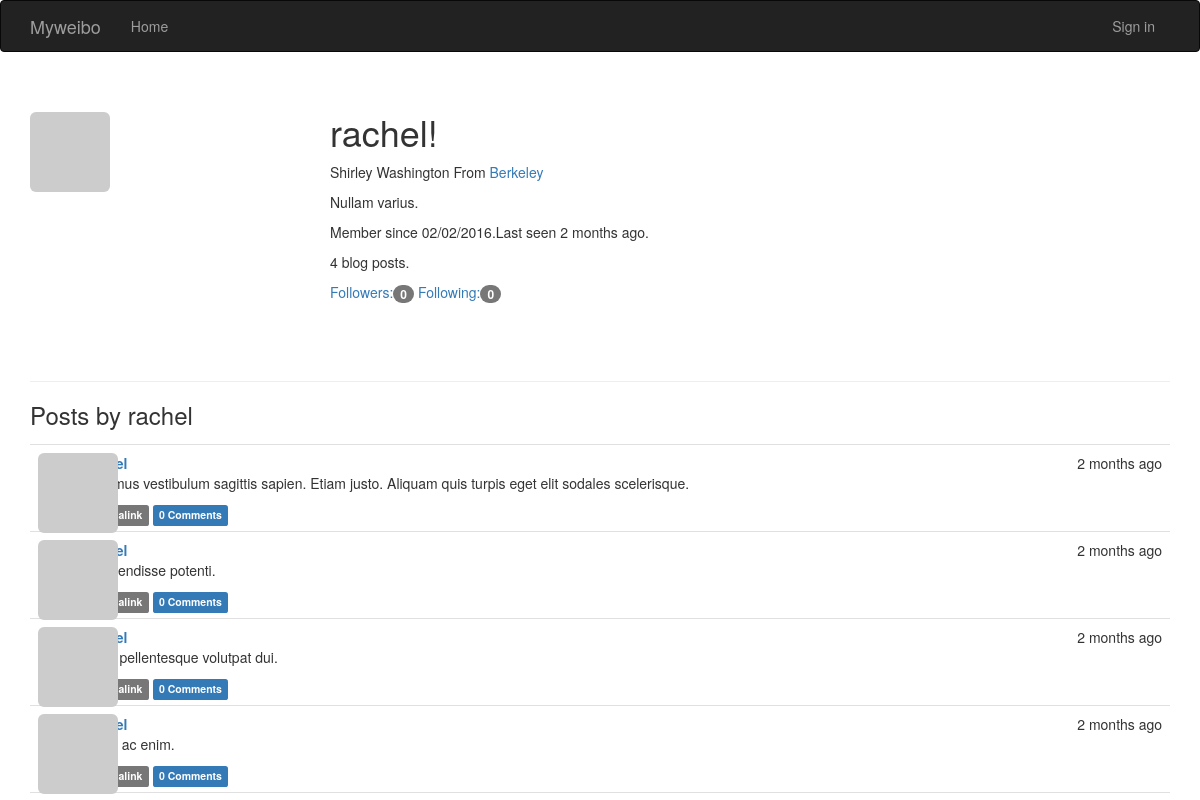
/user/rachel, run on the app's committed database.
### app/models.py (models this page shows, shortened)
class User(UserMixin, db.Model):
    __tablename__ = 'users'
    id = db.Column(db.Integer, primary_key=True)
    email = db.Column(db.String(64), unique=True, index=True)
    username = db.Column(db.String(64), unique=True, index=True)
    role_id = db.Column(db.Integer, db.ForeignKey('roles.id'))
    password_hash = db.Column(db.String(128))
    confirmed = db.Column(db.Boolean, default=False)
    name = db.Column(db.String(64))
    location = db.Column(db.String(64))
    about_me = db.Column(db.Text())
    member_since = db.Column(db.DateTime(), default=datetime.utcnow)
    last_seen = db.Column(db.DateTime(), default=datetime.utcnow)
    avatar_hash = db.Column(db.String(32))
    posts = db.relationship('Post', backref='author', lazy='dynamic')
    followed = db.relationship('Follow',
                               foreign_keys=[Follow.follower_id],
                               backref=db.backref('follower', lazy='joined'),
                               lazy='dynamic',
                               cascade='all, delete-orphan')
    followers = db.relationship('Follow',
                                foreign_keys=[Follow.followed_id],
                                backref=db.backref('followed', lazy='joined'),
                                lazy='dynamic',
                                cascade='all, delete-orphan')
    comments = db.relationship('Comment', backref='author', lazy='dynamic')
    @property
    def password(self):
        raise AttributeError('password is not a readable attribute')
    def gravatar(self, size=100, default='identicon', rating='g'):
        url = 'http://secure.gravatar.com/avatar'
        hash = self.avatar_hash or hashlib.md5(self.email.encode('utf-8')).hexdigest()
        return '{url}/{hash}?s={size}&d={default}&r={rating}'.format(url=url, hash=hash,
                                                                     size=size, default=default,
                                                                     rating=rating)

class Post(db.Model):
    __tablename__ = 'posts'
    id = db.Column(db.Integer, primary_key=True)
    body = db.Column(db.Text)
    body_html = db.Column(db.Text)
    timestamp = db.Column(db.DateTime, index=True, default=datetime.utcnow)
    author_id = db.Column(db.Integer, db.ForeignKey('users.id'))
    comments = db.relationship('Comment', backref='post', lazy='dynamic')

### app/main/views.py (the view)
@main.route('/user/<username>')
def user(username):
    user = User.query.filter_by(username=username).first()
    if user is None:
        abort(404)
    posts = user.posts.order_by(Post.timestamp.desc()).all()
    return render_template('user.html', user=user, posts=posts)

### app/auth/views.py (called while the page is built)
@auth.before_app_request
def before_request():
    if current_user.is_authenticated:
        current_user.ping()
        if not current_user.confirmed and request.endpoint[:5] != 'auth.' and request.endpoint != 'static':
            return redirect(url_for('auth.unconfirmed'))

@auth.before_app_request
def before_request():
    if current_user.is_authenticated and not current_user.confirmed \
            and request.endpoint[:5] != 'auth.' and request.endpoint != 'static':
        return redirect(url_for('auth.unconfirmed'))

### app/main/__init__.py (called while the page is built)
@main.app_context_processor
def inject_permissions():
    return dict(Permission=Permission)

### app/models.py (called while the page is built)
    def can(self, permissions):
        return False

    def is_administrator(self):
        return False

### app/templates/user.html (shortened to what this page needs)
{% extends"base.html" %}
{% block page_content%}
<div class="page-header">
    <img class="img-rounded profile-thumbnail" src="{{ user.gravatar(size=256) }}">
    <div class="profile-header">
        <h1>{{ user.username }}!</h1>
        {% if user.name or user.location %}
        <p>
            {% if user.name %}{{ user.name }}{% endif %}
            {% if user.location %}
                From <a href="http://maps.baidu.com/?q={{ user.location }}">{{ user.location }}</a><br>
            {% endif %}
        </p>
        {% endif %}
        {% if user.about_me %}<p>{{ user.about_me }}</p>{% endif %}
        <p>Member since {{ moment(user.member_since).format('L') }}.Last seen {{ moment(user.last_seen).fromNow() }}.</p>
        <p>{{ user.posts.count() }} blog posts.</p>
        <p>
                <a href="{{ url_for('.followers', username=user.username) }}">Followers:<span class="badge">{{ user.followers.count() - 1 }}</span></a>
                <a href="{{ url_for('.followed_by', username=user.username) }}">Following:<span class="badge">{{ user.followed.count() - 1 }}</span></a>
        </p>
    </div>
</div>
<h3>Posts by {{ user.username }}</h3>
{% include '_posts.html' %}
{% endblock %}

### app/templates/_posts.html (shortened to what this page needs)
<ul class="posts">
    {% for post in posts %}
    <li class="post">
        <div class="profile-thumbnail">
            <a href="{{ url_for('.user', username=post.author.username) }}">
                <img class="img-rounded profile-thumbnail" src="{{ post.author.gravatar(size=40) }}">
            </a>
        </div>
        <div class="post-content">
            <div class="post-date">{{ moment(post.timestamp).fromNow() }}</div>
            <div class="post-author"><a href="{{ url_for('.user',username=post.author.username) }}">{{ post.author.username }}</a></div>
            <div class="post-body">
                {% if post.body_html %}
                    {{ post.body_html | safe }}
                {% else %}
                    {{ post.body }}
                {% endif %}
            </div>
            <div class="post-footer">
                <a href="{{ url_for('.post', id=post.id) }}">
                    <span class="label label-default">Permalink</span>
                </a>
                <a href="{{ url_for('.post', id=post.id) }}#comments">
                    <span class="label label-primary">{{ post.comments.count() }} Comments</span>
                </a>
            </div>
        </div>
    </li>
    {% endfor %}
</ul>

### app/static/styles.css (style rules this page uses)
.profile-thumbnail { position: absolute; }
.profile-header { min-height: 260px; margin-left: 300px; }
ul.posts { list-style-type: none; padding: 0px; margin: 16px 0px 0px 0px; border-top: 1px solid #e0e0e0; }
ul.posts li.post { padding: 8px; border-bottom: 1px solid #e0e0e0; }
div.post-date { float: right; }
div.post-author { font-weight: bold; }
div.post-content { margin-left: 48px; min-height: 48px; }

### data on the page
User: username "rachel", name "Shirley Washington", location "Berkeley", about_me "Nullam varius.", member_since "02/02/2016", last_seen "2 months ago"
Post: timestamp "2 months ago", body_html "Vivamus vestibulum sagittis sapien. Etiam justo. Aliquam quis turpis eget elit sodales scelerisque.", comments.count "0"
Post: timestamp "2 months ago", body_html "Suspendisse potenti.", comments.count "0"
Post: timestamp "2 months ago", body_html "Cras pellentesque volutpat dui.", comments.count "0"
Post: timestamp "2 months ago", body_html "Nulla ac enim.", comments.count "0"

### other printed values
{{ user.posts.count() }} "4"
{{ user.followers.count() - 1 }} "0"
{{ user.followed.count() - 1 }} "0"
